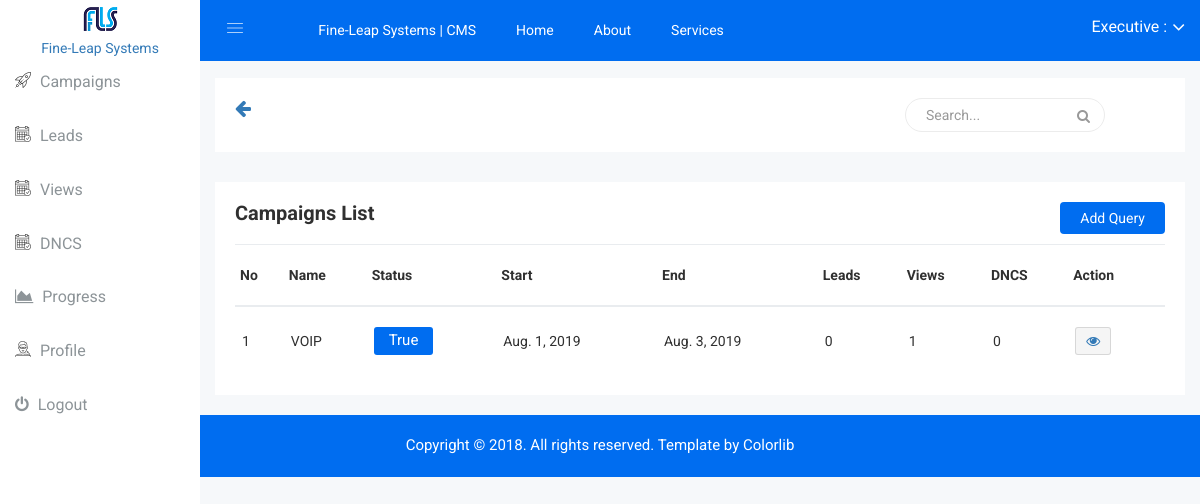
Page /campaigns/list/ (signed in) on the committed database.
### campaigns/models.py (models this page shows, shortened)
class Campaign(models.Model):
    client = models.ForeignKey(Client, on_delete=models.SET_NULL, null=True, blank=True)
    name = models.CharField(max_length=64)
    aim = models.CharField(max_length=128, blank=True)
    slug = models.SlugField(blank=True)
    is_active = models.BooleanField(default=True)
    script = models.TextField(blank=True)
    details = models.TextField(blank=True)
    start_date = models.DateField(blank=True)
    end_date = models.DateField(blank=True)
    executives = models.ManyToManyField('portal.User', blank=True)
    prospects = models.ManyToManyField('prospects.Prospect', blank=True, through='ProspectCampaignRelation')
    added_on = models.DateTimeField(auto_now_add=True)
    @property
    def get_display_text(self):
        return self.name
    @property
    def get_absolute_url(self):
        return reverse_lazy("campaigns:detail", kwargs={'slug': self.slug})

### portal/models.py (models this page shows, shortened)
class User(AbstractBaseUser, PermissionsMixin):
    email = models.EmailField(_('email address'), unique=True)
    first_name = models.CharField(max_length=32, blank=True)
    last_name = models.CharField(max_length=32, blank=True)
    phone = models.CharField(max_length=13, blank=True)
    employee_id = models.CharField(max_length=12, blank=True)
    date_joined = models.DateTimeField(_('date joined'), auto_now_add=True)
    date_of_birth = models.DateField(blank=True, null=True)
    details = models.TextField(blank=True)
    is_active = models.BooleanField(_('active'), default=True)
    is_staff = models.BooleanField(_('staff'), default=False)
    is_superuser = models.BooleanField(_('superuser'), default=False)
    objects = UserManager()
    USERNAME_FIELD = 'email'
    REQUIRED_FIELDS = []
    class Meta:
        verbose_name = _('user')
        verbose_name_plural = _('users')

### campaigns/views.py (the view)
class CampaignListView(LoginRequiredMixin, ListView):
    model = Campaign
    template_name = "campaigns/list.html"
    context_object_name = "campaigns"
    def get_queryset(self):
        return super().get_queryset().filter(executives__in=(self.request.user, ), is_active=True)

### results/templatetags/result_tags.py (called while the page is built)
@register.simple_tag
def get_leads_by_campaign(campaign_id, executive_id):
    executive = get_object_or_404(User, id=executive_id)
    return executive.result_set.filter(result_choice="Lead", prospect_campaign_relation__campaign_id=campaign_id).count()

@register.simple_tag
def get_dncs_by_campaign(campaign_id, executive_id):
    executive = get_object_or_404(User, id=executive_id)
    return executive.result_set.filter(result_choice="DNC", prospect_campaign_relation__campaign_id=campaign_id).count()

@register.simple_tag
def get_views_by_campaign(campaign_id, executive_id):
    executive = get_object_or_404(User, id=executive_id)
    return executive.result_set.filter(result_choice="View", prospect_campaign_relation__campaign_id=campaign_id).count()

### campaigns/templates/campaigns/list.html (shortened to what this page needs)
{% extends "portal/base.html" %}
{% load result_tags %}
{% load static %}
{% block content %}
        <div class="product-status mg-b-15">
            <div class="container-fluid">
                <div class="row">
                    <div class="col-lg-12 col-md-12 col-sm-12 col-xs-12">
                        <div class="product-status-wrap drp-lst">
                            <h4>Campaigns List</h4>
                            <div class="add-product">
                                <a href="add-department.html">Add Query</a>
                            </div>
                            <div class="asset-inner">
                                {% if campaigns %}
                                    <table>
                                        <tr>
                                            <th>No</th>
                                            <th>Name</th>
                                            <th>Status</th>
                                            <th>Start</th>
                                            <th>End</th>
                                            <th>Leads</th>
                                            <th>Views</th>
                                            <th>DNCS</th>
                                            <th>Action</th>
                                        </tr>
                                        {% for campaign in campaigns %}
                                            <tr>
                                                <td>{{ forloop.counter }}</td>
                                                <td>{{ campaign.get_display_text }}</td>
                                                <td>
                                                    <button class="pd-setting">{{ campaign.is_active }}</button>
                                                </td>
                                                <td>{{ campaign.start_date }}</td>
                                                <td>{{ campaign.end_date }}</td>
                                                <td>{% get_leads_by_campaign campaign_id=campaign.id executive_id=user.id %}</td>
                                                <td>{% get_views_by_campaign campaign_id=campaign.id executive_id=user.id %}</td>
                                                <td>{% get_dncs_by_campaign campaign_id=campaign.id executive_id=user.id %}</td>
                                                <td>
                                                    <a href="{{ campaign.get_absolute_url }}">
                                                        <button data-toggle="tooltip" title="Go" class="pd-setting-ed"><i class="fa fa-eye" aria-hidden="true"></i></button>
                                                    </a>
                                                </td>
                                            </tr>
                                        {% endfor %}
                                    </table>
                                {% else %}
                                    <h4>No Campaigns Yet</h4>
                                {% endif %}
                            </div>
                        </div>
                    </div>
                </div>
            </div>
        </div>
    </div>
{% endblock %}

### portal/static/css/main.css (style rules this page uses)
html { color: #222; font-size: 1em; line-height: 1.4; }

### rows in the picture
Campaign: get_display_text "VOIP", is_active "True", start_date "Aug. 1, 2019", end_date "Aug. 3, 2019", id "0", id "1"
